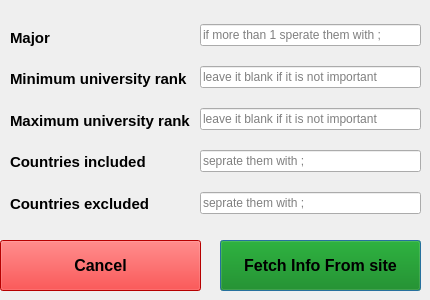
<?xml version="1.0" encoding="UTF-8"?>
<ui version="4.0">
 <class>Dialog_Fetch_info</class>
 <widget class="QDialog" name="Dialog_Fetch_info">
  <property name="geometry">
   <rect>
    <x>0</x>
    <y>0</y>
    <width>430</width>
    <height>300</height>
   </rect>
  </property>
  <property name="windowTitle">
   <string>Dialog</string>
  </property>
  <property name="styleSheet">
   <string notr="true">QLabel{
font-weight:bold;
font-size:15px;
}</string>
  </property>
  <widget class="QPushButton" name="pushButton">
   <property name="geometry">
    <rect>
     <x>220</x>
     <y>240</y>
     <width>201</width>
     <height>51</height>
    </rect>
   </property>
   <property name="styleSheet">
    <string notr="true">background-color:green;
font-size:16px;
font-weight:bold;</string>
   </property>
   <property name="text">
    <string>Fetch Info From site</string>
   </property>
  </widget>
  <widget class="QPushButton" name="pushButton_2">
   <property name="geometry">
    <rect>
     <x>0</x>
     <y>240</y>
     <width>201</width>
     <height>51</height>
    </rect>
   </property>
   <property name="styleSheet">
    <string notr="true">background-color:red;
font-size:16px;
font-weight:bold;</string>
   </property>
   <property name="text">
    <string>Cancel</string>
   </property>
  </widget>
  <widget class="QWidget" name="layoutWidget">
   <property name="geometry">
    <rect>
     <x>200</x>
     <y>10</y>
     <width>221</width>
     <height>221</height>
    </rect>
   </property>
   <layout class="QVBoxLayout" name="verticalLayout">
    <item>
     <widget class="QLineEdit" name="lineEdit">
      <property name="placeholderText">
       <string>if more than 1 sperate them with ;</string>
      </property>
     </widget>
    </item>
    <item>
     <widget class="QLineEdit" name="lineEdit_2">
      <property name="placeholderText">
       <string>leave it blank if it is not important</string>
      </property>
     </widget>
    </item>
    <item>
     <widget class="QLineEdit" name="lineEdit_3">
      <property name="placeholderText">
       <string>leave it blank if it is not important</string>
      </property>
     </widget>
    </item>
    <item>
     <widget class="QLineEdit" name="lineEdit_4">
      <property name="placeholderText">
       <string>seprate them with ;</string>
      </property>
     </widget>
    </item>
    <item>
     <widget class="QLineEdit" name="lineEdit_5">
      <property name="placeholderText">
       <string>seprate them with ;</string>
      </property>
     </widget>
    </item>
   </layout>
  </widget>
  <widget class="QWidget" name="layoutWidget">
   <property name="geometry">
    <rect>
     <x>10</x>
     <y>20</y>
     <width>183</width>
     <height>201</height>
    </rect>
   </property>
   <layout class="QVBoxLayout" name="verticalLayout_2">
    <item>
     <widget class="QLabel" name="label">
      <property name="text">
       <string>Major</string>
      </property>
     </widget>
    </item>
    <item>
     <widget class="QLabel" name="label_2">
      <property name="text">
       <string>Minimum university rank</string>
      </property>
     </widget>
    </item>
    <item>
     <widget class="QLabel" name="label_3">
      <property name="text">
       <string>Maximum university rank</string>
      </property>
     </widget>
    </item>
    <item>
     <widget class="QLabel" name="label_4">
      <property name="text">
       <string>Countries included</string>
      </property>
     </widget>
    </item>
    <item>
     <widget class="QLabel" name="label_5">
      <property name="text">
       <string>Countries excluded</string>
      </property>
     </widget>
    </item>
   </layout>
  </widget>
 </widget>
 <resources/>
 <connections/>
</ui>
